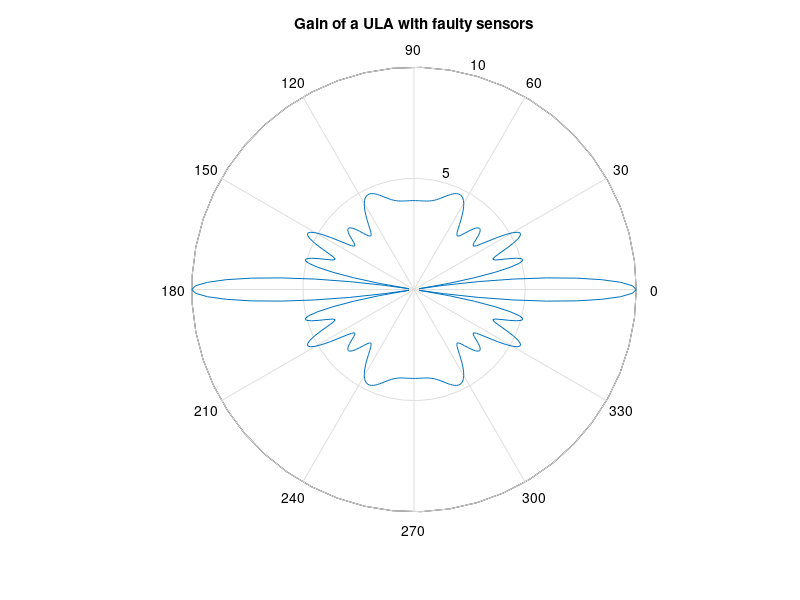

Reproduce this figure in MATLAB.
clc;
clear all;
close all;

%% Defining the Parameters
ft = 2000; % Target frequency = 2 kHz
c = 340;   % Speed of sound = 340m/s
lambda = c/ft;  % Wavelength
no_of_elements = 10;
theta = -pi:pi/180:pi;

%% Inter-element distance is (2*lambda) between 1 & 5 and (lambda/2) for the rest.
d1=lambda/2;
d2=2*lambda;
n=10;
r1=zeros(1,length(theta));

for m = 1:n
  dx(m,:)=(m-1)*d1*sin(theta);
  dx(2,1:361) = 0;
  dx(3,1:361) = 0;
  dx(4,1:361) = 0;
  r1 = r1+exp(1i*2*pi*(dx(m,:)/lambda));
end

% Plot the directional gain of the ULAs
figure(1);
polar(theta,abs(r1))
title ('Gain of a ULA with faulty sensors')